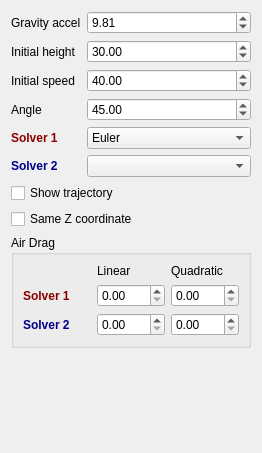
<?xml version="1.0" encoding="UTF-8"?>
<ui version="4.0">
 <class>WidgetProjectiles</class>
 <widget class="QWidget" name="WidgetProjectiles">
  <property name="geometry">
   <rect>
    <x>0</x>
    <y>0</y>
    <width>262</width>
    <height>453</height>
   </rect>
  </property>
  <property name="windowTitle">
   <string>Form</string>
  </property>
  <layout class="QFormLayout" name="formLayout">
   <item row="0" column="0">
    <widget class="QLabel" name="label_2">
     <property name="text">
      <string>Gravity accel</string>
     </property>
    </widget>
   </item>
   <item row="0" column="1">
    <widget class="QDoubleSpinBox" name="gravity">
     <property name="singleStep">
      <double>0.100000000000000</double>
     </property>
     <property name="value">
      <double>9.810000000000000</double>
     </property>
    </widget>
   </item>
   <item row="1" column="0">
    <widget class="QLabel" name="label">
     <property name="text">
      <string>Initial height</string>
     </property>
    </widget>
   </item>
   <item row="1" column="1">
    <widget class="QDoubleSpinBox" name="height">
     <property name="maximum">
      <double>100.000000000000000</double>
     </property>
     <property name="value">
      <double>30.000000000000000</double>
     </property>
    </widget>
   </item>
   <item row="2" column="0">
    <widget class="QLabel" name="label_4">
     <property name="text">
      <string>Initial speed</string>
     </property>
    </widget>
   </item>
   <item row="2" column="1">
    <widget class="QDoubleSpinBox" name="speed">
     <property name="maximum">
      <double>50.000000000000000</double>
     </property>
     <property name="value">
      <double>40.000000000000000</double>
     </property>
    </widget>
   </item>
   <item row="3" column="0">
    <widget class="QLabel" name="label_3">
     <property name="text">
      <string>Angle</string>
     </property>
    </widget>
   </item>
   <item row="3" column="1">
    <widget class="QDoubleSpinBox" name="angle">
     <property name="minimum">
      <double>-90.000000000000000</double>
     </property>
     <property name="maximum">
      <double>90.000000000000000</double>
     </property>
     <property name="value">
      <double>45.000000000000000</double>
     </property>
    </widget>
   </item>
   <item row="4" column="0">
    <widget class="QLabel" name="label_5">
     <property name="styleSheet">
      <string notr="true">font-weight:bold;color:darkred</string>
     </property>
     <property name="text">
      <string>Solver 1</string>
     </property>
    </widget>
   </item>
   <item row="4" column="1">
    <widget class="QComboBox" name="solver1">
     <item>
      <property name="text">
       <string>Euler</string>
      </property>
     </item>
     <item>
      <property name="text">
       <string>Symplectic Euler</string>
      </property>
     </item>
     <item>
      <property name="text">
       <string>Midpoint</string>
      </property>
     </item>
     <item>
      <property name="text">
       <string>RK2</string>
      </property>
     </item>
     <item>
      <property name="text">
       <string>RK4</string>
      </property>
     </item>
     <item>
      <property name="text">
       <string>Verlet</string>
      </property>
     </item>
    </widget>
   </item>
   <item row="5" column="0">
    <widget class="QLabel" name="label_6">
     <property name="styleSheet">
      <string notr="true">font-weight:bold;color:darkblue</string>
     </property>
     <property name="text">
      <string>Solver 2</string>
     </property>
    </widget>
   </item>
   <item row="5" column="1">
    <widget class="QComboBox" name="solver2"/>
   </item>
   <item row="6" column="0" colspan="2">
    <widget class="QCheckBox" name="trajectory">
     <property name="text">
      <string>Show trajectory</string>
     </property>
    </widget>
   </item>
   <item row="7" column="0" colspan="2">
    <widget class="QCheckBox" name="sameZ">
     <property name="text">
      <string>Same Z coordinate</string>
     </property>
    </widget>
   </item>
   <item row="8" column="0" colspan="2">
    <widget class="QGroupBox" name="groupBox">
     <property name="title">
      <string>Air Drag</string>
     </property>
     <layout class="QGridLayout" name="gridLayout_3">
      <item row="1" column="2">
       <widget class="QDoubleSpinBox" name="quadratic1">
        <property name="singleStep">
         <double>0.100000000000000</double>
        </property>
       </widget>
      </item>
      <item row="0" column="2">
       <widget class="QLabel" name="label_8">
        <property name="text">
         <string>Quadratic</string>
        </property>
       </widget>
      </item>
      <item row="2" column="2">
       <widget class="QDoubleSpinBox" name="quadratic2">
        <property name="singleStep">
         <double>0.100000000000000</double>
        </property>
       </widget>
      </item>
      <item row="1" column="1">
       <widget class="QDoubleSpinBox" name="linear1">
        <property name="singleStep">
         <double>0.100000000000000</double>
        </property>
       </widget>
      </item>
      <item row="0" column="1">
       <widget class="QLabel" name="label_7">
        <property name="text">
         <string>Linear</string>
        </property>
       </widget>
      </item>
      <item row="2" column="1">
       <widget class="QDoubleSpinBox" name="linear2">
        <property name="singleStep">
         <double>0.100000000000000</double>
        </property>
       </widget>
      </item>
      <item row="1" column="0">
       <widget class="QLabel" name="label_9">
        <property name="palette">
         <palette>
          <active>
           <colorrole role="WindowText">
            <brush brushstyle="SolidPattern">
             <color alpha="255">
              <red>138</red>
              <green>0</green>
              <blue>0</blue>
             </color>
            </brush>
           </colorrole>
          </active>
          <inactive>
           <colorrole role="WindowText">
            <brush brushstyle="SolidPattern">
             <color alpha="255">
              <red>138</red>
              <green>0</green>
              <blue>0</blue>
             </color>
            </brush>
           </colorrole>
          </inactive>
          <disabled/>
         </palette>
        </property>
        <property name="font">
         <font>
          <bold>true</bold>
         </font>
        </property>
        <property name="text">
         <string>Solver 1</string>
        </property>
       </widget>
      </item>
      <item row="2" column="0">
       <widget class="QLabel" name="label_10">
        <property name="palette">
         <palette>
          <active>
           <colorrole role="WindowText">
            <brush brushstyle="SolidPattern">
             <color alpha="255">
              <red>0</red>
              <green>0</green>
              <blue>139</blue>
             </color>
            </brush>
           </colorrole>
          </active>
          <inactive>
           <colorrole role="WindowText">
            <brush brushstyle="SolidPattern">
             <color alpha="255">
              <red>0</red>
              <green>0</green>
              <blue>139</blue>
             </color>
            </brush>
           </colorrole>
          </inactive>
          <disabled/>
         </palette>
        </property>
        <property name="font">
         <font>
          <bold>true</bold>
         </font>
        </property>
        <property name="text">
         <string>Solver 2</string>
        </property>
       </widget>
      </item>
     </layout>
    </widget>
   </item>
  </layout>
 </widget>
 <resources/>
 <connections/>
</ui>
